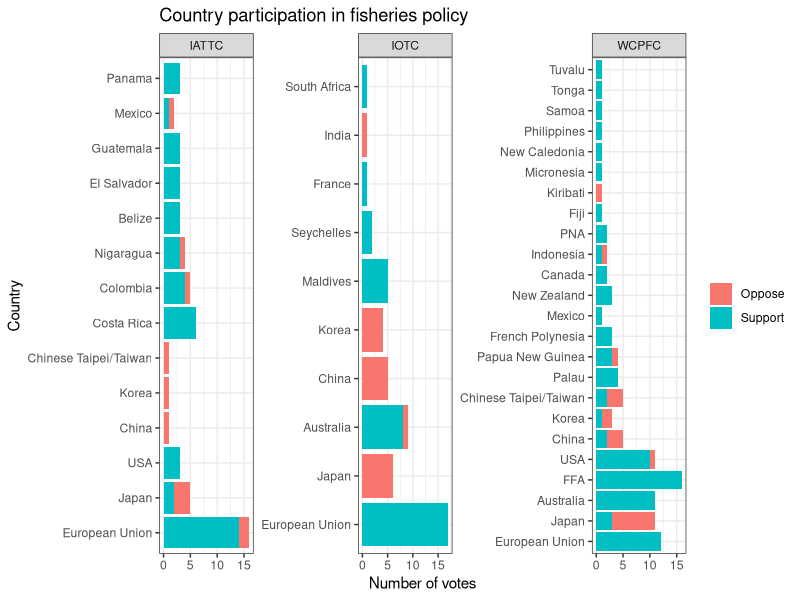

Recreate this plot in R.

library(dplyr)
library(tidyverse)
library(reshape2)
library(gridExtra)

#create plot of country participantion for each tRFMO 
#note that this is high level for all shark-related policy (not single species)


all_trfmo_votes<- read.csv("tRFMO_voting_all.csv", sep = ",", header = TRUE)

#pivot database from wide to long
i<-all_trfmo_votes %>% 
  pivot_longer(!Country, names_to = "position", values_to = "votes")


#add column for commission
i<-i %>%
  mutate(tRFMO= case_when(
    startsWith(position, "iattc") ~ "IATTC" ,
    startsWith(position, "wcpfc") ~ "WCPFC" ,
    startsWith(position, "iotc") ~ "IOTC" ,
    startsWith(position, "iccat") ~ "ICCAT" 
     ))

#add column for position
i<-i %>%
  mutate(stance= case_when(
    endsWith(position, "supported") ~ "Support" ,
    endsWith(position, "proposed") ~ "Support" ,
    endsWith(position, "opposed") ~ "Oppose" 
  ))

#remove NAs
i<-na.omit(i)

#plot in facet 
p1<-ggplot(i, aes( x=reorder(Country, -votes, FUN = sum), y = votes, fill=stance  ))+
  geom_bar( stat= "identity", position= "stack")+
  labs(title="Country participation in fisheries policy",
     y= "Number of votes", x= "Country"  )+
  guides(fill=guide_legend(title=NULL))+
  facet_wrap(~reorder( tRFMO, -votes, FUN= sum), scales= "free_y",  drop=TRUE)+
  coord_flip()+
  theme_bw()

p1 + facet_wrap(vars(tRFMO ), nrow=1, scales= "free",drop=TRUE)



